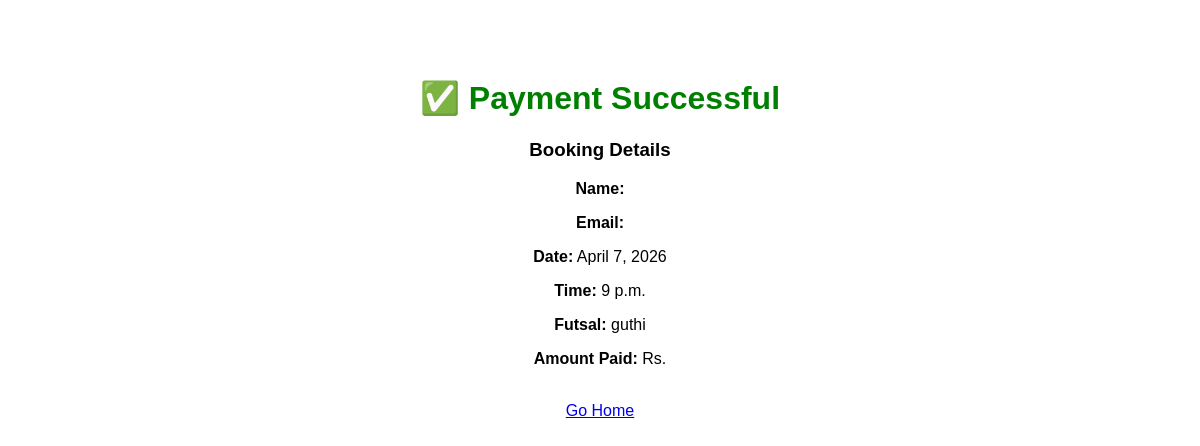
The app's page /payment-success/ (signed in), older data.
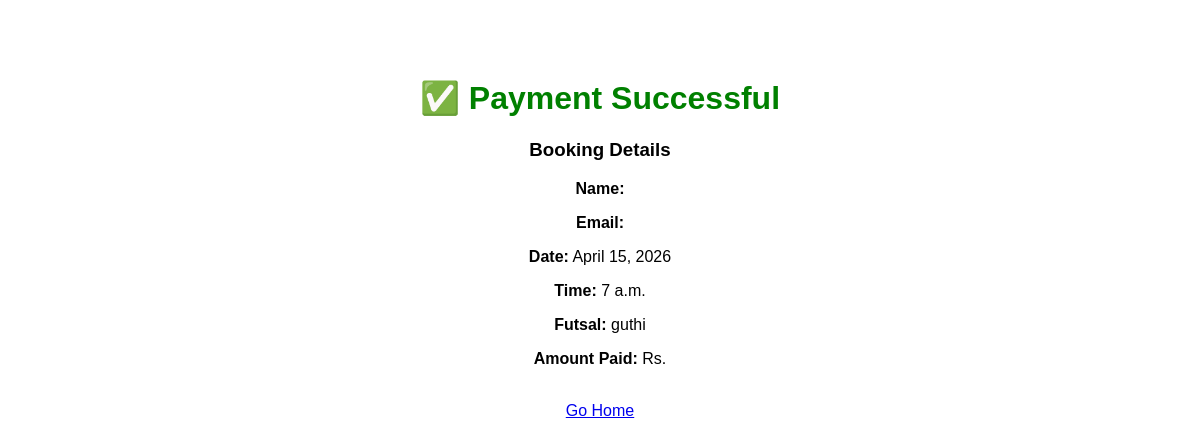
The same page, newer data.
### guthi/models.py (models this page shows, shortened)
class Booking(models.Model):
    futsal = models.ForeignKey(futsal, on_delete=models.CASCADE)
    user = models.ForeignKey(User, on_delete=models.CASCADE, null=True, blank=True)
    date = models.DateField()
    time = models.TimeField()
    is_paid = models.BooleanField(default=False)
    transaction_id = models.CharField(max_length=100, blank=True, null=True)
    email_sent = models.BooleanField(default=False)
    created_at = models.DateTimeField(auto_now_add=True)
    class Meta:
        unique_together = ('futsal', 'date', 'time')

class futsal(models.Model):
    name = models.CharField(max_length=100)
    location = models.CharField(max_length=200)
    description = models.TextField(blank=True)
    image = models.ImageField(upload_to='futsal_images/')
    created_at = models.DateTimeField(auto_now_add=True)
    price_per_hour = models.IntegerField(default=1000)
    peak_start = models.TimeField(null=True, blank=True)
    peak_end = models.TimeField(null=True, blank=True)
    peak_price = models.IntegerField(default=1500)
    weekend_price = models.IntegerField(default=1200)
    def __str__(self):
        return self.name

### guthi/views.py (the view)
# urls.py: path('payment-success/', views.payment_success, name='payment_success'),
def payment_success(request):
    booking = Booking.objects.filter(user=request.user).order_by('-created_at').first()
    return render(request, 'payment_success.html', {'booking': booking})

### guthi/context_processors.py (called while the page is built)
def profile_processor(request):
    if request.user.is_authenticated:
        profile, created = Profile.objects.get_or_create(user=request.user)
        return {'profile': profile}
    return {}

### guthi/Templates/payment_success.html (shortened to what this page needs)
<!DOCTYPE html>
<html>
<head>
</head>
<body style="font-family:Arial; text-align:center; padding:50px;">
    <h1 style="color:green;">✅ Payment Successful</h1>
    {% if booking %}
        <h3>Booking Details</h3>
        <p><b>Name:</b> {{ booking.name }}</p>
        <p><b>Email:</b> {{ booking.email }}</p>
        <p><b>Date:</b> {{ booking.date }}</p>
        <p><b>Time:</b> {{ booking.time }}</p>
        <p><b>Futsal:</b> {{ booking.futsal }}</p>
        <p><b>Amount Paid:</b> Rs. {{ booking.amount }}</p>
    {% else %}
        <p>No booking data found.</p>
    {% endif %}
    <br>
    <a href="/">Go Home</a>
</body>
</html>

Row changes from the older to the newer data that the page shows:
no longer on this page (row unchanged): Booking: date "April 7, 2026", time "9 p.m.", futsal "guthi"
added Booking: date "April 15, 2026", time "7 a.m.", futsal "guthi"
